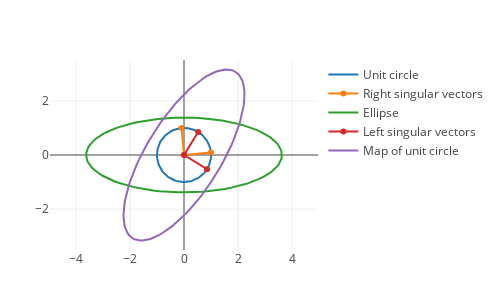

The cell this chart's notebook holds for it:
### Code cell
A = [1 2; -1 3]
U, S, W = svd(A)
t = LinRange(0,2π,129)
r = [cos.(t)'; sin.(t)']
Ar = A*r
Br = diagm(0 => S) * W' * r

t1 = scatter(x=r[1,:],y=r[2,:],name="Unit circle")
t2 = scatter(x=Ar[1,:],y=Ar[2,:],name="Map of unit circle")
t3 = scatter(x=[U[1,1],0,U[1,2]],y=[U[2,1],0,U[2,2]],name="Left singular vectors")
t4 = scatter(x=[W[1,1],0,W[1,2]],y=[W[2,1],0,W[2,2]],name="Right singular vectors")
t5 = scatter(x=Br[1,:],y=Br[2,:],name="Ellipse")
la = Layout(yaxis_scaleanchor="x", width=500, height=300)
p = plot([t1, t4, t5, t3, t2],la)
if output
    PlotlyJS.savefig(p,"fig_la10.pdf")
end
display(p)

### Figure 1 — Plotly figure (JSON) as saved in the notebook; plotly's stock layout.template omitted (floating-point values rounded to 4 significant figures; data arrays with more than 128 entries replaced by an {"elided": "..."} marker saying what was removed)
{"data": [{"name": "Unit circle", "type": "scatter", "x": {"elided": "129 float values"}, "y": {"elided": "129 float values"}}, {"name": "Right singular vectors", "type": "scatter", "x": [-0.08981, 0, 0.996], "y": [0.996, 0, 0.08981]}, {"name": "Ellipse", "type": "scatter", "x": {"elided": "129 float values"}, "y": {"elided": "129 float values"}}, {"name": "Left singular vectors", "type": "scatter", "x": [0.5257, 0, 0.8507], "y": [0.8507, 0, -0.5257]}, {"name": "Map of unit circle", "type": "scatter", "x": {"elided": "129 float values"}, "y": {"elided": "129 float values"}}], "layout": {"height": 300, "margin": {"b": 50, "l": 50, "r": 50, "t": 60}, "width": 500, "yaxis": {"scaleanchor": "x"}}}
